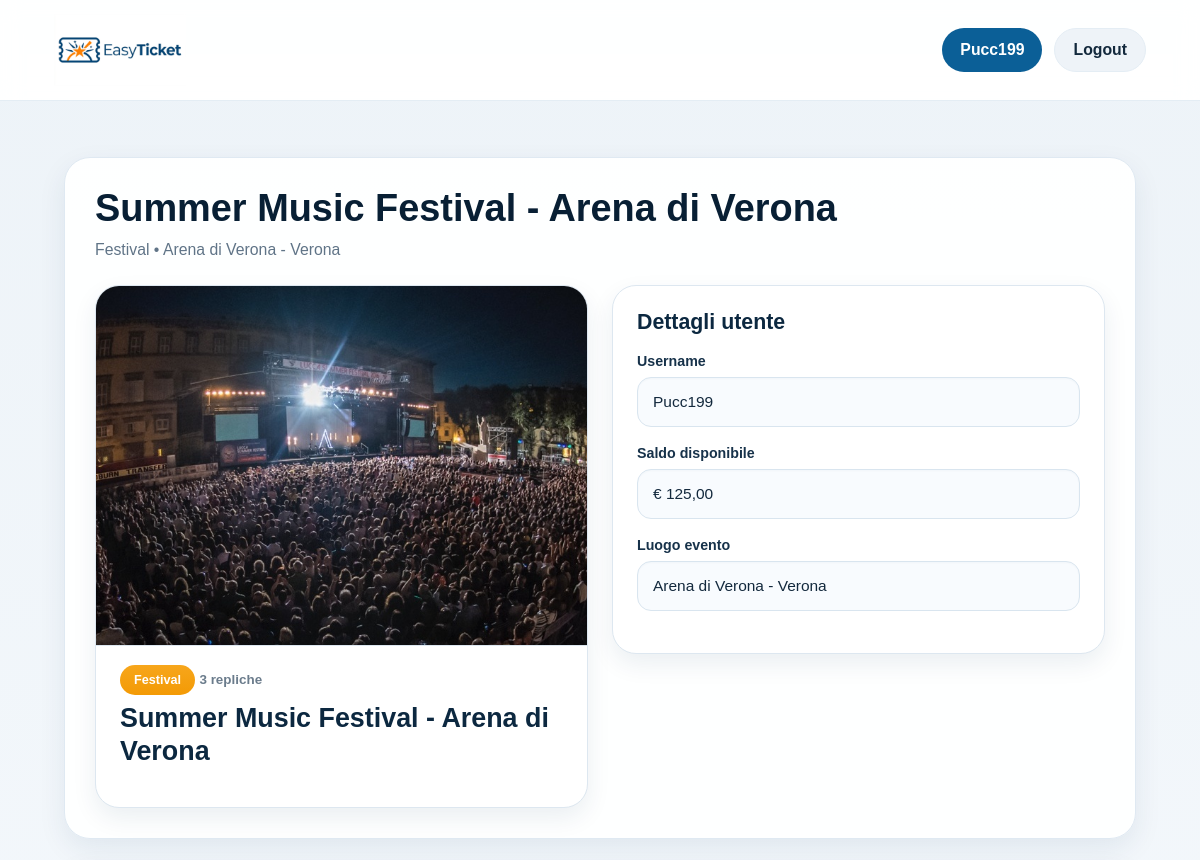
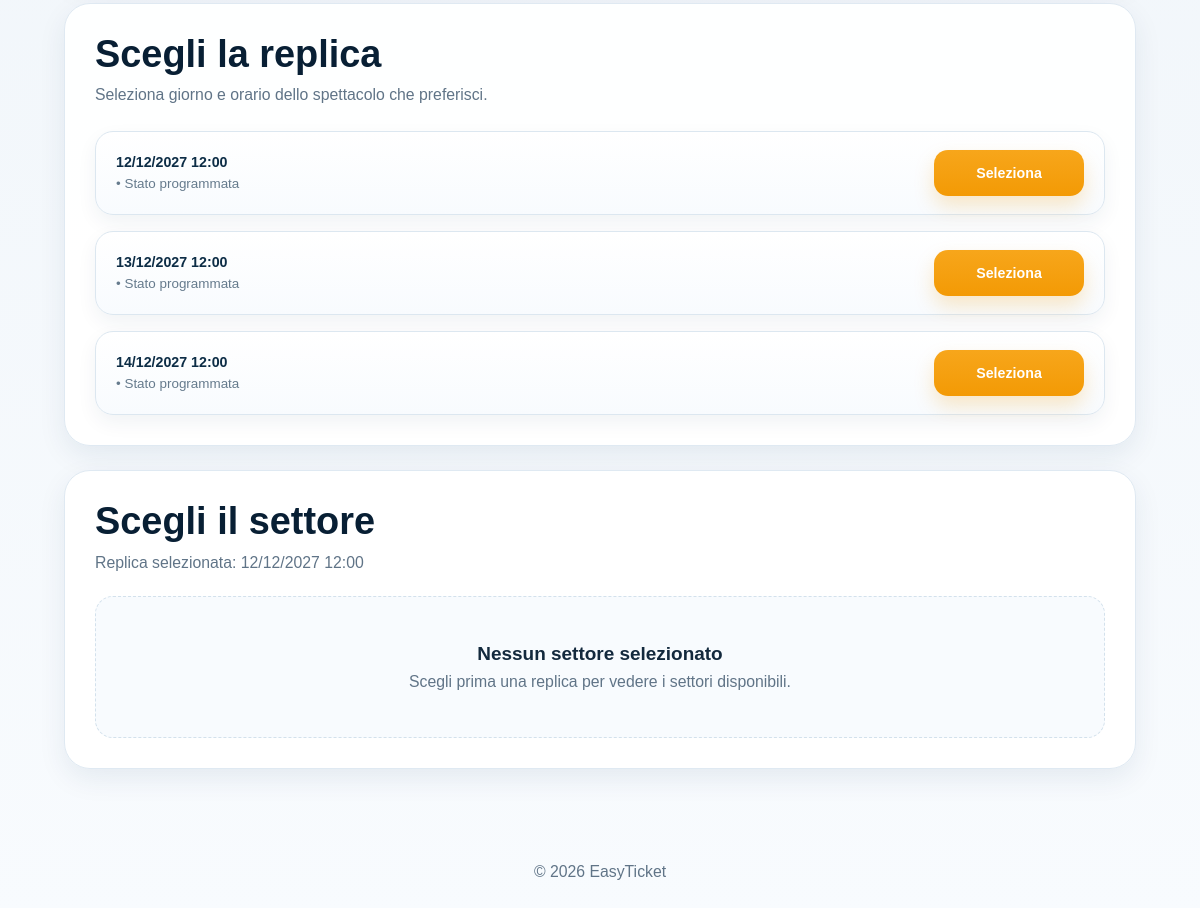
Page /evento.php?id=1 (signed in) on the committed database (2 pictures, top to bottom).
### tables this page shows
CREATE TABLE `evento` (
  `id` int NOT NULL,
  `titolo` varchar(120) NOT NULL,
  `descrizione` text,
  `id_categoria` int NOT NULL,
  `id_luogo` int NOT NULL,
  `immagine` varchar(255) DEFAULT NULL,
  `stato` enum('programmato','annullato','completato') NOT NULL DEFAULT 'programmato'
);

CREATE TABLE `categoria` (
  `id` int NOT NULL,
  `nome` varchar(50) NOT NULL,
  `descrizione` varchar(255) DEFAULT NULL
);

CREATE TABLE `luogo` (
  `id` int NOT NULL,
  `nome` varchar(100) NOT NULL,
  `tipo` varchar(50) NOT NULL,
  `citta` varchar(100) NOT NULL,
  `indirizzo` varchar(150) DEFAULT NULL,
  `capienza` int NOT NULL
);

CREATE TABLE `utente` (
  `id` int NOT NULL,
  `nome` varchar(50) NOT NULL,
  `cognome` varchar(50) NOT NULL,
  `data_nascita` date NOT NULL,
  `username` varchar(50) NOT NULL,
  `password` varchar(255) NOT NULL,
  `id_ruolo` int NOT NULL,
  `saldo` decimal(10,2) NOT NULL DEFAULT '0.00'
);

CREATE TABLE `replica_evento` (
  `id` int NOT NULL,
  `id_evento` int NOT NULL,
  `data_ora_inizio` datetime NOT NULL,
  `data_ora_fine` datetime DEFAULT NULL,
  `stato` enum('programmata','annullata','completata') NOT NULL DEFAULT 'programmata'
);

### evento.php (the view, shortened to what this page needs)
<?php
require_once 'init.php';
$username = $_SESSION['username'] ?? 'Utente';
$id_evento = (int)($_GET['id'] ?? 0);
function getUserData(PDO $pdo, string $username): ?array {
    $stmt = $pdo->prepare('SELECT id, username, saldo FROM utente WHERE username = ? LIMIT 1');
    $stmt->execute([$username]);
    $user = $stmt->fetch();
    return $user ?: null;
}
function getEventoDettaglio(PDO $pdo, int $id_evento): ?array {
    $sql = "SELECT e.id, e.titolo, e.descrizione, e.immagine, e.stato,
                   c.nome AS categoria,
                   l.nome AS luogo,
                   l.citta,
                   MIN(r.data_ora_inizio) AS data_evento
            FROM evento e
            JOIN categoria c ON e.id_categoria = c.id
            JOIN luogo l ON e.id_luogo = l.id
            LEFT JOIN replica_evento r ON r.id_evento = e.id
            WHERE e.id = ?
            GROUP BY e.id, e.titolo, e.descrizione, e.immagine, e.stato, c.nome, l.nome, l.citta
            LIMIT 1";
    $stmt = $pdo->prepare($sql);
    $stmt->execute([$id_evento]);
    $evento = $stmt->fetch();
    return $evento ?: null;
}
function getReplicheEvento(PDO $pdo, int $id_evento): array {
    $sql = 'SELECT id, data_ora_inizio, data_ora_fine, stato FROM replica_evento WHERE id_evento = ? ORDER BY data_ora_inizio ASC';
    $stmt = $pdo->prepare($sql);
    $stmt->execute([$id_evento]);
    return $stmt->fetchAll();
}
function formatDataReplica(?string $datetime): string {
    return date('d/m/Y H:i', strtotime($datetime));
}
$user = getUserData($pdo, $username);
$evento = getEventoDettaglio($pdo, $id_evento);
$repliche = getReplicheEvento($pdo, $id_evento);
$id_replica = (int)($_GET['replica'] ?? 0);
if ($id_replica === 0 && !empty($repliche)) {
    $id_replica = (int)$repliche[0]['id'];
}
$replicaSelezionata = null;
foreach ($repliche as $replica) {
    if ((int)$replica['id'] === $id_replica) {
        $replicaSelezionata = $replica;
        break;
    }
}
?>
<!DOCTYPE html>
<html lang="it">
<head>
    <link rel="stylesheet" href="css/base.css">
    <link rel="stylesheet" href="css/public.css">
</head>
<body>
    <header class="site-header">
        <div class="header-inner">
            <a href="home.php" class="brand">
                <img src="img/logo_sito.png" alt="Logo EasyTicket">
            </a>
            <nav class="user-nav">
                <?php if (isset($_SESSION['ruolo']) && (int)$_SESSION['ruolo'] === 1): ?>
                    <a href="admin_dashboard.php" class="user-pill primary-pill">admin</a>
                <?php else: ?>
                    <a href="User_dashboard.php" class="user-pill primary-pill"><?php echo htmlspecialchars($username); ?></a>
                <?php endif; ?>
                <a href="logout.php" class="user-pill secondary-pill">Logout</a>
            </nav>
        </div>
    </header>
    <main class="page-shell">
        <section class="section-block">
            <div class="section-heading">
                <h2><?php echo htmlspecialchars($evento['titolo']); ?></h2>
                <p>
                    <?php echo htmlspecialchars($evento['categoria']); ?>
                    •
                    <?php echo htmlspecialchars($evento['luogo']); ?>
                    <?php if (!empty($evento['citta'])): ?>
                        - <?php echo htmlspecialchars($evento['citta']); ?>
                    <?php endif; ?>
                </p>
            </div>
            <div class="admin-grid" style="margin-top: 24px;">
                <div class="admin-preview-card">
                    <div class="admin-preview-image" style="height: 300px;">
                        <?php if (!empty($evento['immagine'])): ?>
                            <img src="<?php echo htmlspecialchars($evento['immagine']); ?>" alt="<?php echo htmlspecialchars($evento['titolo']); ?>">
                        <?php else: ?>
                            <img src="img/evento-default.png" alt="Evento">
                        <?php endif; ?>
                    </div>
                    <div class="admin-preview-body">
                        <div class="admin-preview-top">
                            <span class="admin-preview-badge"><?php echo htmlspecialchars($evento['categoria']); ?></span>
                            <span class="admin-preview-date"><?php echo count($repliche); ?> repliche</span>
                        </div>
                        <h4><?php echo htmlspecialchars($evento['titolo']); ?></h4>
                    </div>
                </div>
                <div class="admin-card">
                    <h3>Dettagli utente</h3>
                    <div class="admin-form-group">
                        <label>Username</label>
                        <input type="text" value="<?php echo htmlspecialchars($user['username']); ?>" readonly>
                    </div>
                    <div class="admin-form-group">
                        <label>Saldo disponibile</label>
                        <input type="text" value="€ <?php echo number_format((float)$user['saldo'], 2, ',', '.'); ?>" readonly>
                    </div>
                    <div class="admin-form-group">
                        <label>Luogo evento</label>
                        <input type="text" value="<?php echo htmlspecialchars($evento['luogo'] . (!empty($evento['citta']) ? ' - ' . $evento['citta'] : '')); ?>" readonly>
                    </div>
                </div>
            </div>
        </section>
        <section class="section-block">
            <div class="section-heading">
                <h2>Scegli la replica</h2>
                <p>Seleziona giorno e orario dello spettacolo che preferisci.</p>
            </div>
            <?php if (empty($repliche)): ?>
                <div class="empty-state">
                    <h3>Nessuna replica disponibile</h3>
                    <p>Questo evento non ha ancora date prenotabili.</p>
                </div>
            <?php else: ?>
                <div class="admin-list">
                    <?php foreach ($repliche as $replica): ?>
                        <div class="admin-list-item">
                            <div>
                                <strong><?php echo formatDataReplica($replica['data_ora_inizio']); ?></strong>
                                <span>
                                    <?php if (!empty($replica['data_ora_fine'])): ?>
                                        • Fine <?php echo formatDataReplica($replica['data_ora_fine']); ?>
                                    <?php else: ?>
                                        • Stato <?php echo htmlspecialchars($replica['stato']); ?>
                                    <?php endif; ?>
                                </span>
                            </div>
                            <div>
                                <button
                                    type="button"
                                    class="hero-cta replica-button"
                                    data-replica-id="<?php echo (int)$replica['id']; ?>"
                                    data-replica-label="<?php echo htmlspecialchars(formatDataReplica($replica['data_ora_inizio'])); ?>"
                                    >
                                    Seleziona
                                </button>
                            </div>
                        </div>
                    <?php endforeach; ?>
                </div>
            <?php endif; ?>
        </section>
        <section class="section-block">
    <div class="section-heading">
        <h2>Scegli il settore</h2>
        <p>
            Replica selezionata:
            <span id="replica-riepilogo">
                <?php echo $replicaSelezionata ? htmlspecialchars(formatDataReplica($replicaSelezionata['data_ora_inizio'])) : 'Nessuna replica selezionata'; ?>
            </span>
        </p>
    </div>
    <div class="matches-grid" id="sector-list">
        <div class="empty-state">
            <h3>Nessun settore selezionato</h3>
            <p>Scegli prima una replica per vedere i settori disponibili.</p>
        </div>
    </div>
</section>
    </main>
    <footer class="site-footer">
        <p>&copy; 2026 EasyTicket</p>
    </footer>
</body>
</html>

### css/base.css (style rules this page uses)
:root { --color-primary: #0b5f97; --color-primary-dark: #084c79; --color-primary-hover: #084c79; --color-accent: #f39a05; --color-accent-dark: #d98500; --color-bg: #edf3f8; --color-surface: #ffffff; --color-surface-soft: #f8fbfe; --color-text: #13293d; --color-text-muted: #607487; --color-border: #e4edf4; --shadow-sm: 0 6px 18px rgba(10, 52, 84, 0.08); --shadow-md: 0 16px 40px rgba(10, 52, 84, 0.14); --radius-sm: 10px; --radius-md: 18px; --radius-lg: 24px; }
* { box-sizing: border-box; }
html { scroll-behavior: smooth; font-size: clamp(14px, 0.8rem + 0.25vw, 16px); }
body { margin: 0; padding: 0; min-height: 100dvh; font-family: Arial, sans-serif; background: linear-gradient(180deg, #edf3f8 0%, #f8fbfe 100%); color: var(--color-text); overflow-x: hidden; }
img { max-width: 100%; display: block; }
a { color: inherit; text-decoration: none; }
button, input, select, textarea { font: inherit; }
button { cursor: pointer; }
input, select, textarea { outline: none; }
.site-header { position: sticky; top: 0; z-index: 100; background: rgba(255, 255, 255, 0.95); backdrop-filter: blur(10px); border-bottom: 1px solid var(--color-border); }
.header-inner { max-width: min(95%, 1180px); margin: 0 auto; padding: clamp(10px, 2vw, 14px) clamp(16px, 3vw, 24px); display: flex; align-items: center; justify-content: space-between; gap: clamp(12px, 2vw, 20px); }
.brand img { height: clamp(40px, 6vw, 80px); width: auto; }
.user-nav { display: flex; align-items: center; gap: clamp(8px, 1.5vw, 12px); flex-wrap: wrap; }
.site-footer { text-align: center; padding: clamp(16px, 2.5vw, 22px); color: var(--color-text-muted); }
.page-shell { max-width: min(95%, 1180px); margin: 0 auto; padding: clamp(16px, 3vw, 24px); }
.section-block { margin-top: clamp(18px, 3vw, 26px); background: rgba(255, 255, 255, 0.9); border: 1px solid var(--color-border); border-radius: var(--radius-lg); padding: clamp(20px, 3vw, 28px); box-shadow: var(--shadow-sm); }
.section-heading h2 { margin: 0; font-size: clamp(1.5rem, 2vw + 0.5rem, 2rem); color: #081f34; }
.section-heading p { margin: clamp(6px, 1vw, 8px) 0 0; color: var(--color-text-muted); }
.user-pill { text-decoration: none; padding: clamp(10px, 1.5vw, 12px) clamp(14px, 2vw, 18px); border-radius: 999px; font-weight: 700; transition: 0.2s ease; min-height: 44px; display: inline-flex; align-items: center; justify-content: center; }
.primary-pill { background: var(--color-primary); color: #fff; }
.secondary-pill { background: #eef3f8; color: var(--color-text); border: 1px solid var(--color-border); }
.hero-cta { display: inline-flex; align-items: center; justify-content: center; text-decoration: none; background: linear-gradient(180deg, #f7a61b 0%, var(--color-accent) 100%); color: #fff; font-weight: 700; padding: clamp(12px, 1.5vw, 14px) clamp(20px, 2.5vw, 26px); border-radius: clamp(12px, 1.5vw, 14px); box-shadow: 0 12px 24px rgba(243, 154, 5, 0.28); transition: transform 0.2s ease, background 0.2s ease; border: none; min-height: 44px; }
.admin-card, .summary-card, .ticket-card, .empty-card, .hero-user-card, .match-card { background: var(--color-surface); border: 1px solid var(--color-border); border-radius: var(--radius-lg); box-shadow: var(--shadow-sm); }
.empty-state { text-align: center; padding: clamp(28px, 4vw, 40px) clamp(16px, 3vw, 20px); color: var(--color-text-muted); }
.empty-state h3 { margin: 0 0 clamp(8px, 1.5vw, 10px); color: var(--color-text); }
.empty-state p { margin: 0; }
.admin-form-group { margin-bottom: clamp(12px, 2vw, 16px); }
.admin-form-group label { display: block; margin-bottom: clamp(6px, 1vw, 8px); font-weight: 700; color: var(--color-text); }
.admin-card input[type="text"], .admin-card input[type="datetime-local"], .admin-card input[type="file"], .admin-card input[type="number"], .admin-card input[type="date"], .admin-card input[type="time"], .admin-card input[type="password"], .admin-card select, .admin-card textarea { width: 100%; padding: clamp(10px, 1.5vw, 12px) clamp(12px, 2vw, 14px); border-radius: clamp(10px, 1.5vw, 12px); border: 1px solid #dce7f0; background: #fff; color: var(--color-text); font-size: clamp(0.9rem, 0.8vw + 0.7rem, 0.98rem); transition: border-color 0.2s ease, box-shadow 0.2s ease; min-height: 44px; }

### rows in the picture
evento: titolo "Summer Music Festival - Arena di Verona", id_categoria.nome "Festival", id_luogo.nome "Arena di Verona", id_luogo.citta "Verona", immagine (picture), id_luogo.citta "Arena di Verona - Verona"
utente: username "Pucc199", saldo "€ 125,00"
replica_evento: data_ora_inizio "12/12/2027 12:00", stato "programmata"
replica_evento: data_ora_inizio "13/12/2027 12:00", stato "programmata"
replica_evento: data_ora_inizio "14/12/2027 12:00", stato "programmata"

### other values in the picture
$username "Pucc199"
count($repliche) "3"
